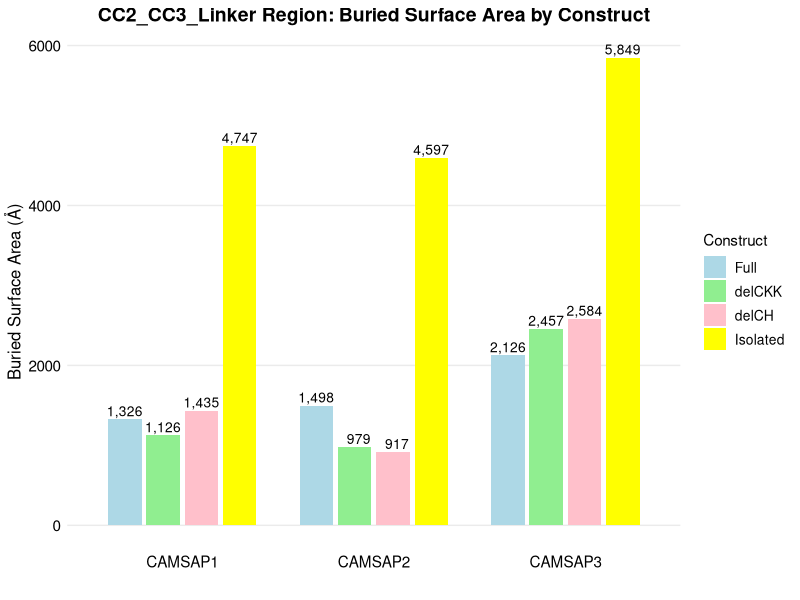
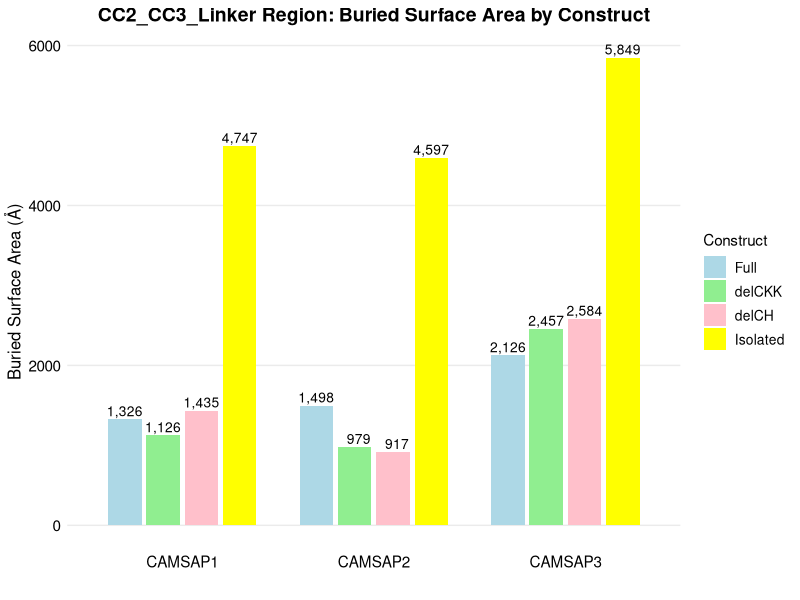

These charts were generated, in order, by the following R code:
library (ggplot2) # plotting
library (dplyr) # data manipulation

# This script plots BSA of CC2-CC3 from different constructs across
# all three CAMSAPs

# DATA

data <- data.frame(
  Paralog = c("CAMSAP1", "CAMSAP1", "CAMSAP1", "CAMSAP1",
              "CAMSAP2", "CAMSAP2", "CAMSAP2", "CAMSAP2",
              "CAMSAP3", "CAMSAP3", "CAMSAP3", "CAMSAP3"),
  Construct = c("Full", "delCKK", "delCH", "Isolated",
                "Full", "delCKK", "delCH", "Isolated",
                "Full", "delCKK", "delCH", "Isolated"),
  BSA = c(1326, 1126, 1435, 4747,
          1498, 979, 917, 4597,
          2126, 2457, 2584, 5849)
)

# Factor levels so constructs appear in the correct order

data$Construct <- factor(data$Construct, levels = c("Full", "delCKK", "delCH", "Isolated"))

# Position dodge groups bars

plot <- ggplot(data, aes(x = Paralog, y = BSA, fill = Construct)) +
  geom_bar(stat = "identity", width = 0.7, position = position_dodge(width = 0.8)) +
  
  # Value labels above bars and postion_dodge2 to ensure bars don't overlap
  
  geom_text(aes(label = format(BSA, big.mark = ",")),
            position = position_dodge2(width = 0.8, preserve = "single"),
            vjust = -0.3,
            size = 3.5,
            colour = "black") +
  
  # Axis labels and title
  
  labs(
    title = "CC2_CC3_Linker Region: Buried Surface Area by Construct",
    x = "",
    y = "Buried Surface Area (Å)",
    fill = "Construct"
  ) +
  
  # COLOURING
  
  scale_fill_manual(values = c("Full" = 'lightblue',
                               "delCKK" = 'lightgreen',
                               "delCH" = 'pink',
                               "Isolated" = 'yellow')) +
  
  # THEME
  
  theme_minimal() +
  theme(
    plot.title = element_text(hjust = 0.5, size = 14, colour = "black", face = "bold"),
    axis.title = element_text(size = 12, colour = "black"),
    axis.text = element_text(size = 11, colour = "black"),
    legend.title = element_text(size = 11, colour = "black"),
    legend.text = element_text(size = 10, colour = "black"),
    panel.grid.major.x = element_blank(),
    panel.grid.minor = element_blank(),
    plot.background = element_rect(fill = "white", colour = NA),
    panel.background = element_rect(fill = "white", colour = NA)
  )

# SAVE AND PRINT

ggsave("mbd_bsa_barplot.png", plot, width = 8, height = 6, dpi = 300)
print(plot)
